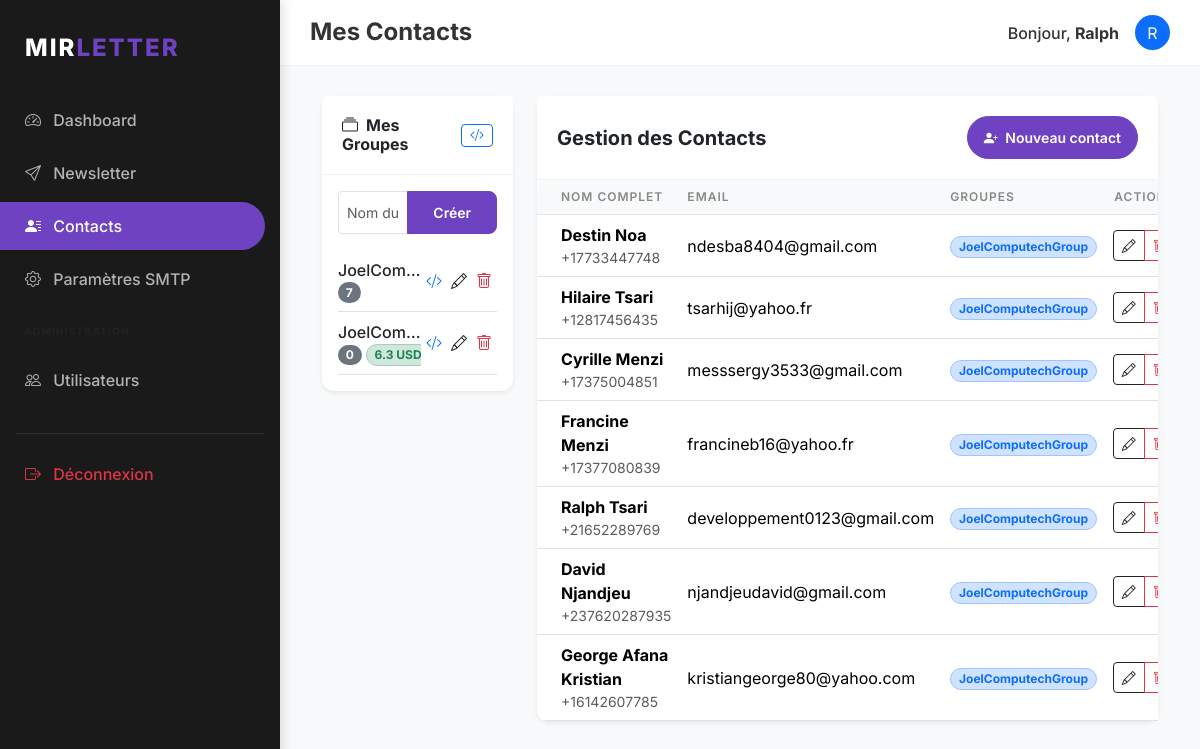
The page /contacts/ (signed in) on the database as committed earlier.
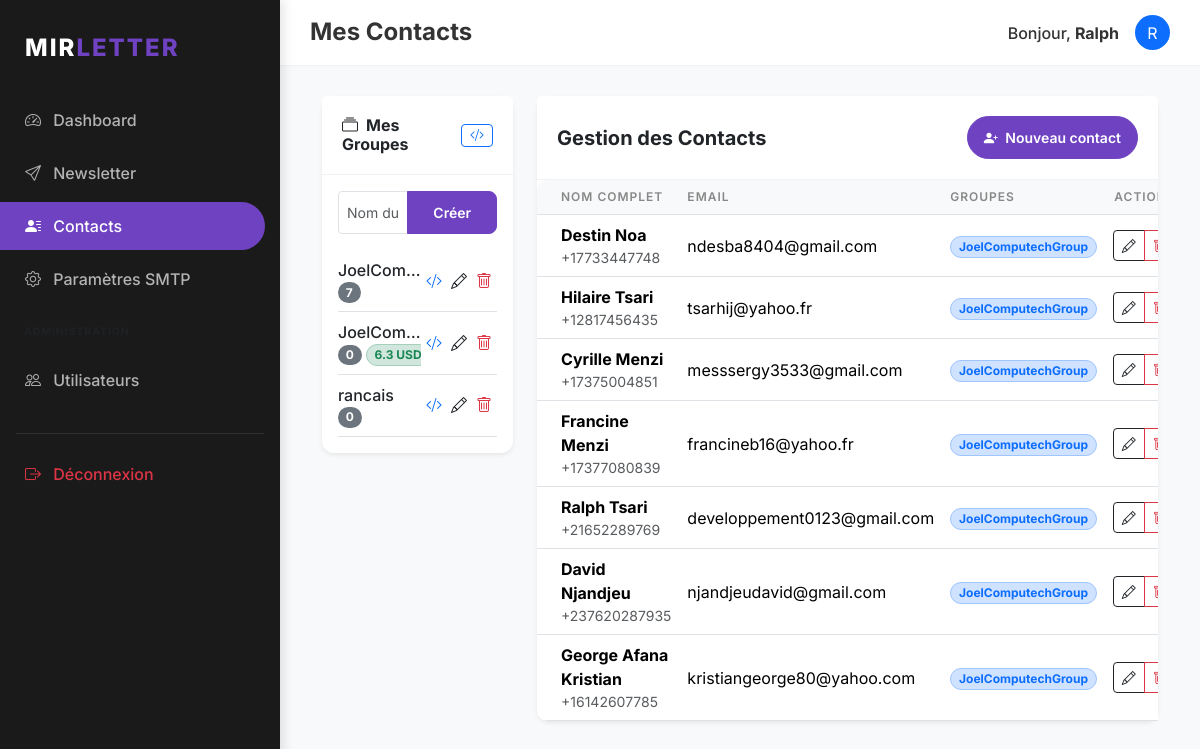
The same page on the database as committed later.
### models/user.py (models this page shows, shortened)
class User(db.Model, UserMixin):
    __tablename__ = 'users'
    id = db.Column(db.Integer, primary_key=True)
    username = db.Column(db.String(64), unique=True, nullable=False, index=True)
    password_hash = db.Column(db.String(128), nullable=False)
    role = db.Column(db.String(20), default='user') # 'superadmin' or 'user'
    smtp_configs = db.relationship('SMTPConfig', backref='user', lazy='dynamic', cascade='all, delete-orphan')
    contacts = db.relationship('Contact', backref='owner', lazy='dynamic', cascade='all, delete-orphan')
    groups = db.relationship('Group', backref='owner', lazy='dynamic', cascade='all, delete-orphan')
    sent_emails = db.relationship('SentEmail', backref='user', lazy='dynamic', cascade='all, delete-orphan')

### models/contact.py (models this page shows, shortened)
class Group(db.Model):
    __tablename__ = 'groups'
    id = db.Column(db.Integer, primary_key=True)
    name = db.Column(db.String(64), nullable=False)
    user_id = db.Column(db.Integer, db.ForeignKey('users.id'), nullable=False)
    is_paid = db.Column(db.Boolean, default=False)
    price = db.Column(db.Float, default=0.0)
    currency = db.Column(db.String(3), default='eur')
    stripe_price_id = db.Column(db.String(128))
    description = db.Column(db.Text)
    welcome_email_subject = db.Column(db.String(128))
    welcome_email_body = db.Column(db.Text)
    smtp_config_id = db.Column(db.Integer, db.ForeignKey('smtp_configs.id'), nullable=True)
    smtp_config = db.relationship('SMTPConfig')
    subscriptions = db.relationship('Subscription', back_populates='group', cascade='all, delete-orphan')

class Contact(db.Model):
    __tablename__ = 'contacts'
    id = db.Column(db.Integer, primary_key=True)
    user_id = db.Column(db.Integer, db.ForeignKey('users.id'), nullable=False)
    first_name = db.Column(db.String(64), nullable=False)
    last_name = db.Column(db.String(64), nullable=False)
    email = db.Column(db.String(120), nullable=False, index=True)
    phone = db.Column(db.String(20))
    tags = db.Column(db.String(128))
    subscriptions = db.relationship('Subscription', back_populates='contact', cascade='all, delete-orphan')
    @property
    def full_name(self):
        return f"{self.first_name} {self.last_name}"

class Subscription(db.Model):
    __tablename__ = 'subscriptions'
    contact_id = db.Column(db.Integer, db.ForeignKey('contacts.id'), primary_key=True)
    group_id = db.Column(db.Integer, db.ForeignKey('groups.id'), primary_key=True)
    subscribed_at = db.Column(db.DateTime, default=datetime.utcnow)
    stripe_subscription_id = db.Column(db.String(128)) # ID de l'abonnement Stripe pour annulation
    contact = db.relationship('Contact', back_populates='subscriptions')
    group = db.relationship('Group', back_populates='subscriptions')

### routes/contacts.py (the view)
@contacts.route('/')
@login_required
def list_contacts():
    user_contacts = Contact.query.filter_by(user_id=current_user.id).all()
    user_groups = Group.query.filter_by(user_id=current_user.id).all()
    return render_template('contacts/list_contacts.html', title='Mes Contacts', contacts=user_contacts, groups=user_groups)

### models/user.py (called while the page is built)
@login_manager.user_loader
def load_user(user_id):
    return User.query.get(int(user_id))

### templates/contacts/list_contacts.html (shortened to what this page needs)
{% extends "base.html" %}
{% block content %}
<div class="row">
    <div class="col-md-3">
        <div class="card border-0 shadow-sm mb-4">
            <div class="card-header bg-white d-flex justify-content-between align-items-center">
                <h6 class="m-0 fw-bold"><i class="bi bi-collection me-2"></i>Mes Groupes</h6>
                <button class="btn btn-sm btn-outline-primary py-0" onclick="showGlobalIframe()" title="Code Iframe Global">
                    <i class="bi bi-code-slash"></i>
                </button>
            </div>
            <div class="card-body">
                <form action="{{ url_for('contacts.add_group') }}" method="POST" class="mb-3">
                    <div class="input-group">
                        <input type="text" name="name" class="form-control form-control-sm" placeholder="Nom du groupe" required>
                        <button class="btn btn-sm btn-primary" type="submit">Créer</button>
                    </div>
                </form>
                <div class="list-group list-group-flush">
                    {% for group in groups %}
                    <div class="list-group-item d-flex justify-content-between align-items-center px-0 bg-transparent border-bottom">
                        <div class="overflow-hidden">
                            <span class="fw-medium text-truncate d-block">{{ group.name }}</span>
                            <div class="d-flex align-items-center">
                                <span class="badge bg-secondary rounded-pill small">{{ group.subscriptions|length }}</span>
                                {% if group.is_paid %}
                                <span class="badge bg-success-subtle text-success border border-success-subtle rounded-pill small ms-1">
                                    {{ group.price }} {{ group.currency.upper() }}
                                </span>
                                {% endif %}
                            </div>
                        </div>
                        <div class="btn-group">
                            <button class="btn btn-link p-1 text-primary small"
                                    onclick="showGroupIframe('{{ group.id }}', '{{ group.name }}')"
                                    title="Code Iframe du groupe">
                                <i class="bi bi-code-slash"></i>
                            </button>
                            <a href="{{ url_for('contacts.edit_group', id=group.id) }}" class="btn btn-link p-1 text-dark small">
                                <i class="bi bi-pencil"></i>
                            </a>
                            <a href="{{ url_for('contacts.delete_group', id=group.id) }}" class="btn btn-link p-1 text-danger small" onclick="return confirm('Supprimer ce groupe ?')">
                                <i class="bi bi-trash"></i>
                            </a>
                        </div>
                    </div>
                    {% else %}
                    <p class="text-muted small text-center my-3">Aucun groupe créé.</p>
                    {% endfor %}
                </div>
            </div>
        </div>
    </div>
    <div class="col-md-9">
        <div class="card border-0 shadow-sm">
            <div class="card-header bg-white d-flex justify-content-between align-items-center">
                <h5 class="m-0 fw-bold">Gestion des Contacts</h5>
                <a href="{{ url_for('contacts.add_contact') }}" class="btn btn-primary btn-sm rounded-pill px-3">
                    <i class="bi bi-person-plus-fill me-1"></i> Nouveau contact
                </a>
            </div>
            <div class="card-body p-0">
                <div class="table-responsive">
                    <table class="table table-hover align-middle mb-0">
                        <thead>
                            <tr>
                                <th class="ps-4">Nom Complet</th>
                                <th>Email</th>
                                <th>Groupes</th>
                                <th class="pe-4 text-end">Actions</th>
                            </tr>
                        </thead>
                        <tbody>
                            {% for contact in contacts %}
                            <tr>
                                <td class="ps-4">
                                    <div class="fw-bold">{{ contact.full_name }}</div>
                                    <div class="small text-muted">{{ contact.phone or '' }}</div>
                                </td>
                                <td>{{ contact.email }}</td>
                                <td>
                                    {% for sub in contact.subscriptions %}
                                    <span class="badge bg-primary-subtle text-primary border border-primary-subtle rounded-pill small">{{ sub.group.name }}</span>
                                    {% else %}
                                    <span class="text-muted small">-</span>
                                    {% endfor %}
                                </td>
                                <td class="pe-4 text-end">
                                    <div class="btn-group">
                                        <a href="{{ url_for('contacts.edit_contact', id=contact.id) }}" class="btn btn-sm btn-outline-dark">
                                            <i class="bi bi-pencil"></i>
                                        </a>
                                        <a href="{{ url_for('contacts.delete_contact', id=contact.id) }}" class="btn btn-sm btn-outline-danger" onclick="return confirm('Supprimer ce contact ?')">
                                            <i class="bi bi-trash"></i>
                                        </a>
                                    </div>
                                </td>
                            </tr>
                            {% endfor %}
                        </tbody>
                    </table>
                </div>
            </div>
        </div>
    </div>
</div>
{% endblock %}

### templates/base.html (shortened to what this page needs)
<!DOCTYPE html>
<html lang="fr">
<head>
    {{ bootstrap.load_css() }}
    <link rel="stylesheet" href="{{ url_for('static', filename='css/style.css') }}">
    <link rel="stylesheet" href="https://cdn.jsdelivr.net/npm/bootstrap-icons@1.11.1/font/bootstrap-icons.css">
</head>
<body>
    {% if current_user.is_authenticated %}
    <div class="sidebar">
        <div class="sidebar-brand">
            MIR<span>LETTER</span>
        </div>
        <nav class="nav flex-column">
            <a class="nav-link {{ 'active' if request.endpoint == 'main.dashboard' }}" href="{{ url_for('main.dashboard') }}">
                <i class="bi bi-speedometer2 me-2"></i> Dashboard
            </a>
            <a class="nav-link {{ 'active' if 'newsletter' in request.endpoint }}" href="{{ url_for('newsletter.compose') }}">
                <i class="bi bi-send me-2"></i> Newsletter
            </a>
            <a class="nav-link {{ 'active' if 'contacts' in request.endpoint }}" href="{{ url_for('contacts.list_contacts') }}">
                <i class="bi bi-person-lines-fill me-2"></i> Contacts
            </a>
            <a class="nav-link {{ 'active' if 'settings' in request.endpoint }}" href="{{ url_for('settings.list_smtp') }}">
                <i class="bi bi-gear me-2"></i> Paramètres SMTP
            </a>
            {% if current_user.role == 'superadmin' %}
            <div class="px-4 py-3 text-uppercase small fw-bold text-muted" style="font-size: 0.65rem; letter-spacing: 1px;">Administration</div>
            <a class="nav-link {{ 'active' if 'admin' in request.endpoint }}" href="{{ url_for('admin.list_users') }}">
                <i class="bi bi-people me-2"></i> Utilisateurs
            </a>
            {% endif %}
            <hr class="mx-3 border-secondary opacity-25 mt-4">
            <a class="nav-link text-danger" href="{{ url_for('auth.logout') }}">
                <i class="bi bi-box-arrow-right me-2"></i> Déconnexion
            </a>
        </nav>
    </div>
    <nav class="top-navbar d-flex justify-content-between align-items-center">
        <h4 class="m-0 fw-bold">{{ title }}</h4>
        <div class="user-info d-flex align-items-center">
            <span class="me-3 fw-medium">Bonjour, <strong>{{ current_user.username }}</strong></span>
            <div class="bg-primary rounded-circle d-flex align-items-center justify-content-center text-white" style="width: 35px; height: 35px;">
                {{ current_user.username[0].upper() }}
            </div>
        </div>
    </nav>
    {% endif %}
    <div class="{% if current_user.is_authenticated %}main-content{% endif %}">
        <div class="container-fluid">
            {% block content %}{% endblock %}
        </div>
    </div>
</body>
</html>

### static/css/style.css (style rules this page uses)
:root { --primary-color: #6f42c1; --secondary-color: #8a2be2; --dark-bg: #1a1a1a; --darker-bg: #121212; --light-text: #ffffff; --gray-text: #b3b3b3; --sidebar-width: 280px; }
body { font-family: 'Inter', -apple-system, BlinkMacSystemFont, "Segoe UI", Roboto, sans-serif; background-color: #f8f9fa; color: #333; }
.sidebar { position: fixed; top: 0; bottom: 0; left: 0; z-index: 100; width: var(--sidebar-width); padding: 20px 0; background-color: var(--dark-bg); color: var(--light-text); box-shadow: 4px 0 10px rgba(0,0,0,0.1); }
.sidebar .nav-link { color: var(--gray-text); padding: 12px 25px; font-weight: 500; border-radius: 0 50px 50px 0; margin-right: 15px; margin-bottom: 5px; transition: all 0.3s; }
.sidebar .nav-link.active { color: var(--light-text); background-color: var(--primary-color); }
.sidebar-brand { padding: 10px 25px 30px; font-size: 1.5rem; font-weight: 800; letter-spacing: 2px; color: var(--light-text); text-transform: uppercase; }
.sidebar-brand span { color: var(--primary-color); }
.main-content { margin-left: var(--sidebar-width); padding: 30px; }
.card { border: none; border-radius: 12px; box-shadow: 0 5px 15px rgba(0,0,0,0.05); margin-bottom: 25px; }
.card-header { background-color: transparent; border-bottom: 1px solid rgba(0,0,0,0.05); padding: 20px; font-weight: 700; }
.btn-primary { background-color: var(--primary-color); border-color: var(--primary-color); padding: 10px 25px; border-radius: 8px; font-weight: 600; }
.top-navbar { margin-left: var(--sidebar-width); background-color: white; padding: 15px 30px; border-bottom: 1px solid rgba(0,0,0,0.05); }
.table { border-radius: 10px; overflow: hidden; }
.table thead th { background-color: #f8f9fa; border-top: none; font-weight: 600; text-transform: uppercase; font-size: 0.75rem; letter-spacing: 1px; color: #888; }

Rows that differ between the two databases and show on the page:
added Group: name "rancais", subscriptions|length "0"
